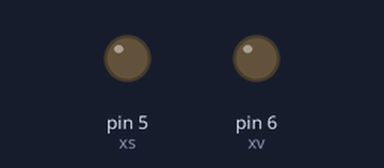
Simulated run of this sketch. Board: Arduino Uno, built with avr-gcc and run on an emulated ATmega328P. Shown: output pins drawn as LEDs (lit = HIGH).

Above: at 0.05 s.
At 3.45 s:
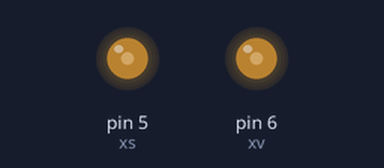
At 6.9 s:
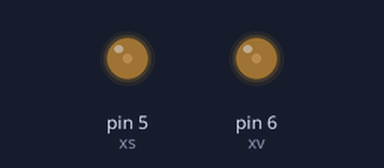
Timing chart, 0 to 10.9 s (numbered marks = the images above):
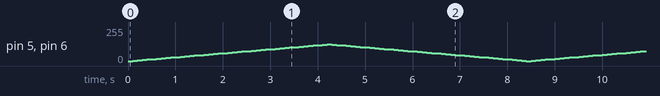

The sketch:

FadeRGBControl.ino
```cpp
int fadeAmount = 3;  // How many checkpoints for fade, this 3 is perfect default, but if you want use 5 :)
int k = 0; // Don't touch them
int xp = 7; // Red (R)
int xv = 6; // Green (G)
int xs = 5; // Blue (B)

// IF YOU WANT BUT ANOTHER PINS. CHANGE XP, XV, XS PIN VALUES ANOTHER :)
// DEFAULT PINS 5, 6, 7
// DON'T MISS GROUND CABLE :)

void setup() {
  pinMode(xp, OUTPUT);
  pinMode(xv, OUTPUT);
  pinMode(xs, OUTPUT);
}

void loop() {
  analogWrite(xp, k);
  analogWrite(xv, k);
  analogWrite(xs, k);
  k = k + fadeAmount;
  if (k <= 0 || k >= 125) { // 125 is default brightness value and maxium is 255, minium is 0 :)
    fadeAmount = -fadeAmount;
  }
  delay(100); // DELAY MEAN TIME MS, DEFAULT 100MS = 0,1 SECONDS
}
```
